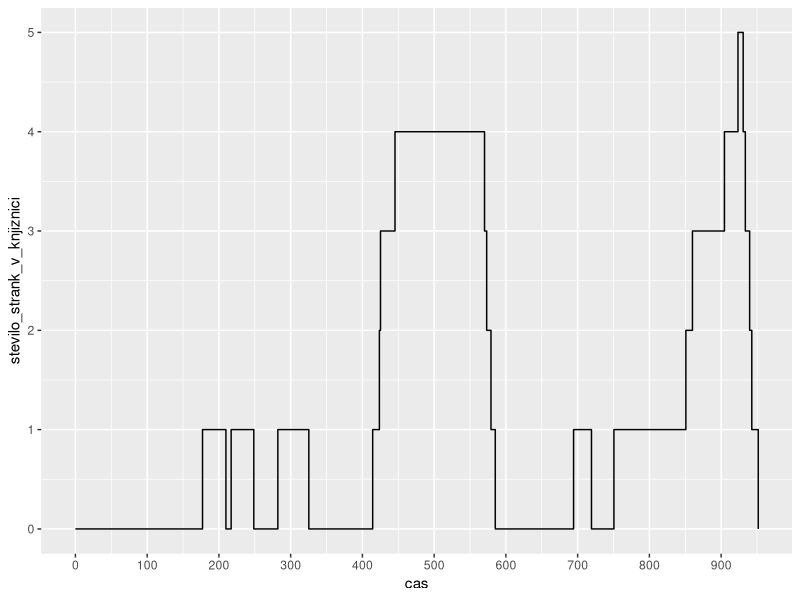
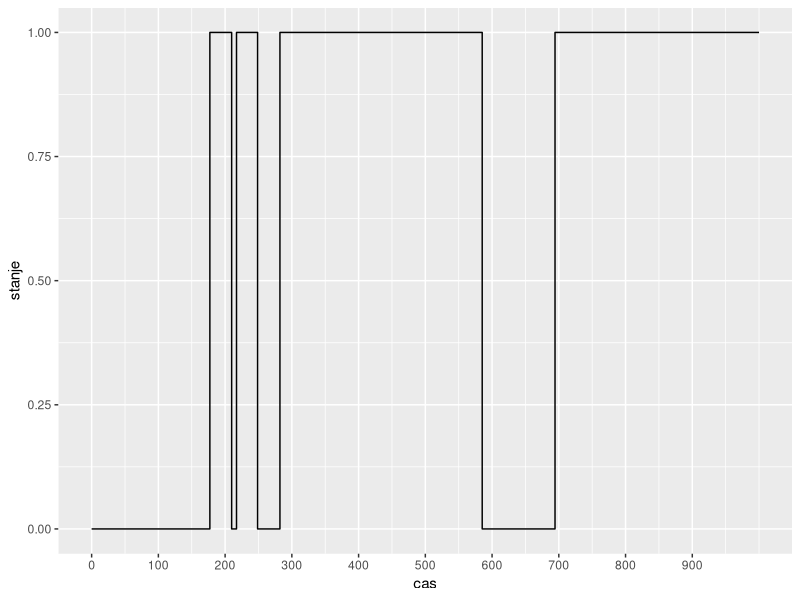

These charts were generated, in order, by the following R code:

library("ggplot2")
library("magrittr")

#set.seed(1)

#sliderji
max_knjig <- 10
utezi_za_knjige <- c(0.35, 0.23, 0.15, 0.1, 0.07, 0.05, 0.03, 0.02)


cas_odnasanja_k_knjig <- function(k){
  40 + 15*k
}


#GLAVNA FUNKCIJA, KI NAREDI SKUPNO TABELO
simulacija_prihodov <- function(t, parameter) { 
  
  # Dataframe, ki vsebuje čase prihodov in število prinešenih knjig
  stranke_prihodi_knjige <- data.frame(rexp(1, parameter), sample(c(1:8), size = 1, prob = utezi_za_knjige))
  names(stranke_prihodi_knjige) <- c("cas_vstopa","st_knjig")
  
  while(tail(stranke_prihodi_knjige[,1],1) < t) {
    cas_novega_skoka <- tail(stranke_prihodi_knjige[,1],1) + rexp(1, parameter)
    prinesene_knjige <- sample(c(1:8), size = 1, prob = utezi_za_knjige)
    stranke_prihodi_knjige[nrow(stranke_prihodi_knjige)+1,] <- c(cas_novega_skoka, prinesene_knjige)
  }
  
  
  # glavna_tabela
  cas_prvega_prihoda <- stranke_prihodi_knjige[1,1]
  st_prvih_knjig <- stranke_prihodi_knjige[1,2]
  
  if(st_prvih_knjig < max_knjig){
    pospravljanje = 0
  }else{
    pospravljanje = cas_odnasanja_k_knjig(st_prvih_knjig)
  }
  
  skupna_tabela <- data.frame("vrstni_red" = 1, 
                              "cas_prihoda" = cas_prvega_prihoda, 
                              "st_prinesenih_knjig" = st_prvih_knjig, 
                              "cas_zacetka_strezbe" = cas_prvega_prihoda, 
                              "dolzina_strezbe" = 3 * st_prvih_knjig + runif(1, min = 10, max = 30),
                              "cas_odhoda" = cas_prvega_prihoda + 3 * st_prvih_knjig + runif(1, min = 10, max = 30),
                              "st_strank_v_knjiznici" = 1, 
                              "skupno_stevilo_knjig" = st_prvih_knjig, 
                              "cas_knjiznicarja" = pospravljanje)
  
  
  # za vsako novo stranko posodobimo tabelo
  
  n <- 2
  
  while(n <= length(stranke_prihodi_knjige[,1])){
    
    #cas prihoda in število prinesenih knjig n-tega posameznika
    cas_trenutnega_prihoda <- stranke_prihodi_knjige[n,1]
    st_prinesenih_knjig <- stranke_prihodi_knjige[n,2]
    
    # skupno stevilo knjig in cas_za pospravljanje
    novo_stanje_knjig_pred_pospravljanjem <- skupna_tabela$skupno_stevilo_knjig[n-1] + st_prinesenih_knjig
    
    if(novo_stanje_knjig_pred_pospravljanjem >= max_knjig){
      st_knjig <- 0
      pospravljanje <- cas_odnasanja_k_knjig(novo_stanje_knjig_pred_pospravljanjem)
    }
    else{
      st_knjig <- novo_stanje_knjig_pred_pospravljanjem
      pospravljanje <- 0
    }
    
    # število ljudi v knjižnici / v vrsti 
    prejsnji_prihod <- stranke_prihodi_knjige[n - 1,1]
    stevilo_obravnavanih <- length(which((skupna_tabela$cas_odhoda >= prejsnji_prihod) & 
                                           (skupna_tabela$cas_odhoda < cas_trenutnega_prihoda)))
    st_strank_v_knjiznici <- skupna_tabela$st_strank_v_knjiznici[n-1] + 1 - stevilo_obravnavanih
    
    # začetek obravnave
    zacetek <- max(skupna_tabela$cas_odhoda[n-1] + skupna_tabela$cas_knjiznicarja[n-1], stranke_prihodi_knjige[n,1])
    
    # čas strežbe
    if(st_strank_v_knjiznici > 1){
      cas_obravnave <- 3 * st_prinesenih_knjig
    }else{
      dodaten_cas <- runif(1, min = 10, max = 30)
      cas_obravnave <- 3 * st_prinesenih_knjig + dodaten_cas
    }
    
    
    #dodajanje
    trenutni_obiskovalec <- c(n, cas_trenutnega_prihoda, st_prinesenih_knjig, zacetek, cas_obravnave, 
                              zacetek + cas_obravnave, st_strank_v_knjiznici, st_knjig, pospravljanje)
    
    skupna_tabela <- rbind(skupna_tabela, trenutni_obiskovalec)
    
    n <- n + 1
  }
  skupna_tabela
}






#ANALIZA

cas_opazovanja <- 1000
tabela <- simulacija_prihodov(cas_opazovanja, 0.02)
tabela_brez_zadnjega <- tabela[1:(length(tabela[,1]) - 1),]

glavna_tabela <- rbind(c(0,0,0,0,0,0,0,0,0,0), tabela_brez_zadnjega)

# graf, ki prikazuje, kako se spreminja število ljudi v knjižnici.
tabela_aux_casi1 <- data.frame(glavna_tabela$cas_prihoda[2:length(glavna_tabela$cas_prihoda)], 1)
names(tabela_aux_casi1) <- c("cas", "prihod/odhod")
tabela_aux_casi2 <- data.frame(glavna_tabela$cas_odhoda[2:length(glavna_tabela$cas_odhoda)], -1)
names(tabela_aux_casi2) <- c("cas", "prihod/odhod")
tabela_stevila_strank_tocna <- rbind(c(0,0), tabela_aux_casi1, tabela_aux_casi2)
tabela_stevila_strank_tocna <- tabela_stevila_strank_tocna[order(tabela_stevila_strank_tocna$`cas`),]
tabela_stevila_strank_tocna$stevilo_strank_v_knjiznici <- cumsum(tabela_stevila_strank_tocna$`prihod/odhod`)
tabela_stevila_strank_tocna$razlika <- c(diff(tabela_stevila_strank_tocna$cas),0)

ggplot(data = tabela_stevila_strank_tocna) +
  geom_step(mapping = aes(x = cas, y = stevilo_strank_v_knjiznici)) +
  scale_x_continuous(breaks=seq(0, tail(tabela_stevila_strank_tocna$cas, 1), cas_opazovanja/10))

# Koliko strank pride v enem dnevu?
stevilo_strank_v_celem_dnevu <- length(glavna_tabela[,1]) - 1


# Koliko časa je knjižničar brez dela?
tabela_brezdelja <- data.frame(glavna_tabela$cas_prihoda, glavna_tabela$cas_odhoda, glavna_tabela$cas_knjiznicarja)
tabela_brezdelja$cas_naslednjega_prihoda <- c(glavna_tabela$cas_prihoda[2:length(glavna_tabela$cas_prihoda)], cas_opazovanja)
names(tabela_brezdelja) <- c("cas_prihoda", "cas_odhoda", "cas_knjiznicarja", "cas_naslednjega_prihoda")
tabela_brezdelja$cas_brezdelja <- tabela_brezdelja$cas_naslednjega_prihoda - (tabela_brezdelja$cas_odhoda + tabela_brezdelja$cas_knjiznicarja)

cas_brezdelja <- sum(tabela_brezdelja$cas_brezdelja[tabela_brezdelja$cas_brezdelja >= 0])

# graf, ki ponazarja, kdaj je knjižničar brez dela
strnjena_tabela_brezdelja <- tabela_brezdelja[tabela_brezdelja$cas_brezdelja >= 0,]
aux1_brezdelje <- data.frame(strnjena_tabela_brezdelja$cas_odhoda + strnjena_tabela_brezdelja$cas_knjiznicarja, 0)
names(aux1_brezdelje) <- c("cas", "stanje")
aux2_brezdelje <- data.frame(strnjena_tabela_brezdelja$cas_naslednjega_prihoda, 1)
names(aux2_brezdelje) <- c("cas", "stanje")

tabela_brezdelje_graf <- rbind(aux1_brezdelje, aux2_brezdelje) 
tabela_brezdelje_graf <- tabela_brezdelje_graf[order(tabela_brezdelje_graf$cas),]
tabela_brezdelje_graf <- rbind(tabela_brezdelje_graf, c(cas_opazovanja, tabela_brezdelje_graf$stanje[length(tabela_brezdelje_graf)]))

ggplot(data = tabela_brezdelje_graf) + 
  geom_step(mapping = aes(x = cas, y = stanje)) +
  scale_x_continuous(breaks=seq(0, tail(tabela_stevila_strank_tocna$cas, 1), cas_opazovanja/10))


# graf, koliko časa knjižničar nima dela



# VPRAŠANJA:
# Do kdaj dela, če zaklene vrata ob šestih?
# Koliko knjig vrne v enem dnevu?
# Koliko časa ljudje čakajo v vrsti?
# Koliko časa čaka posamezen človek?

# POTREBNO SPREMENITI:
# skupni čas knjižničarja brez dela v odvisnosti časa
# Čas strežbe je v sekundah -> spremeni diskretno v zvezno porazdelitev
